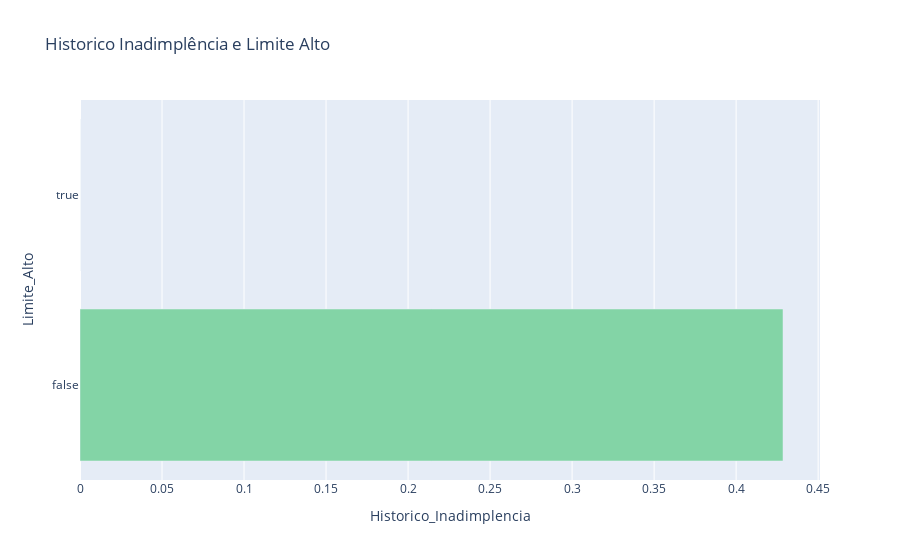

Notebook source saved alongside this figure:
### Markdown cell above
-------------

### Code cell
# Agrupando os dados do DataFrame por Historico Inadimplenciao e Limite Alto
Historico_Inadimplencia_por_Limite_Alto = df.groupby('Limite_Alto')['Historico_Inadimplencia'].mean().reset_index()

# Criando o gráfico de barras horizontais, muito semelhante a biblioteca matplot
fig = px.bar(Historico_Inadimplencia_por_Limite_Alto, x = 'Historico_Inadimplencia', y = 'Limite_Alto', orientation = 'h', color_discrete_sequence=['#83d4a6'],
            title = 'Historico Inadimplência e Limite Alto',
            labels = {'Inadimplência': 'Historico Inadimplência', 'Limite': 'Limite Alto'})

# Exibindo o gráfico
fig.show()

### Figure 1 — Plotly figure (JSON) as saved in the notebook; plotly's stock layout.template omitted (floating-point values rounded to 4 significant figures)
{"data": [{"hovertemplate": "Historico_Inadimplencia=%{x}<br>Limite_Alto=%{y}<extra></extra>", "legendgroup": "", "marker": {"color": "#83d4a6", "pattern": {"shape": ""}}, "name": "", "orientation": "h", "showlegend": false, "textposition": "auto", "type": "bar", "x": [0.4286, 0.0], "xaxis": "x", "y": [false, true], "yaxis": "y"}], "layout": {"barmode": "relative", "legend": {"tracegroupgap": 0}, "title": {"text": "Historico Inadimplência e Limite Alto"}, "xaxis": {"anchor": "y", "domain": [0, 1], "title": {"text": "Historico_Inadimplencia"}}, "yaxis": {"anchor": "x", "domain": [0, 1], "title": {"text": "Limite_Alto"}}}}
